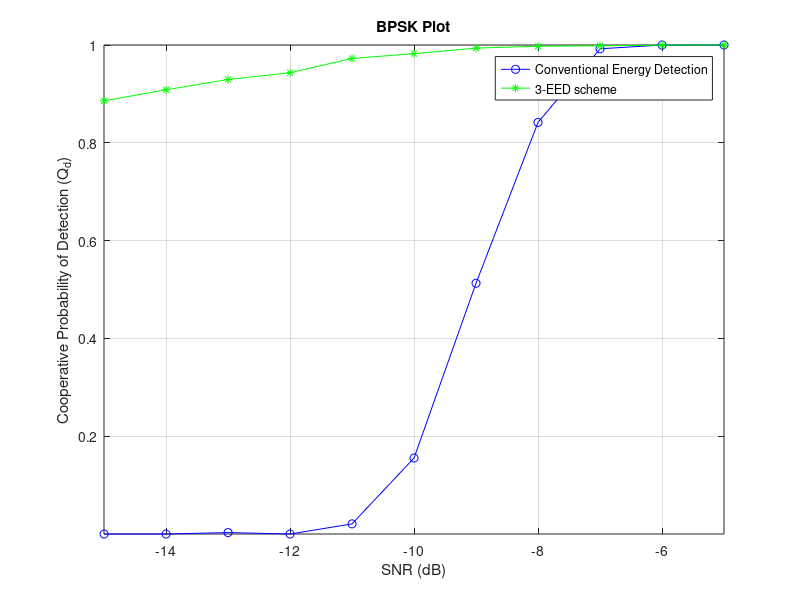
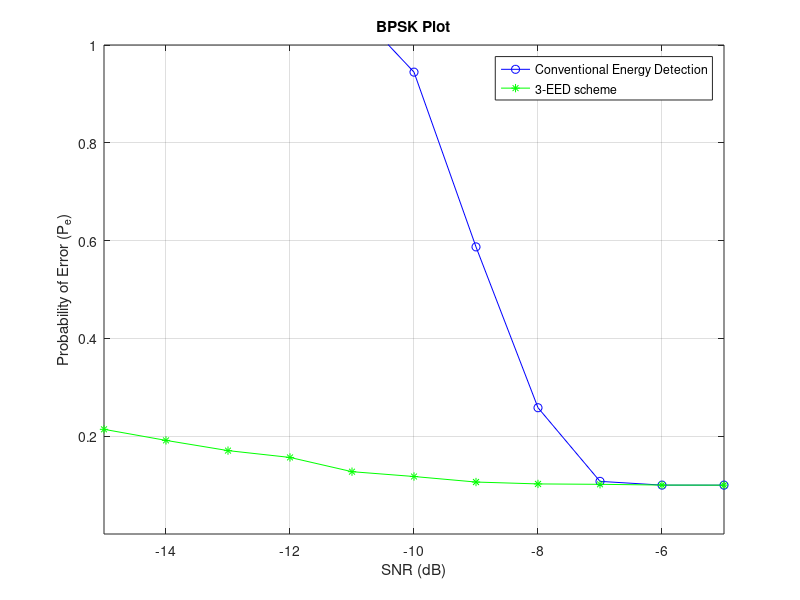

Recreate these plots in MATLAB, in order.
%BPSKg4
clc
clear all
close all

format long

N = 200;  
%snr_dB =-8; %dB
%snr = 10.^(snr_dB./10);
Pf = 0.01:0.01:1;
uc = 0.1;
%% BPSK Signal

L=1500;
data = round(rand(1,L));                               % Data sequence
uni2bip=2*data-1;                                      % Convert unipolar to bipolar
T=1;                                                   % Bit duration
Eb=T/2;                                                % This will result in unit amplitude waveforms
fc=3/T;                                                % Carrier frequency
t=linspace(0,5,1500);                                  % discrete time sequence between 0 and 5*T (15000 samples)
K=length(t);                                           % Number of samples
Nsb=K/length(data);                                    % Number of samples per bit
dd=repmat(data',1,Nsb);                                % replicate each bit Nsb times
bb=repmat(uni2bip',1,Nsb); dw=dd';                     % Transpose the rows and columns
dw=dw(:)'; 

%------ Convert dw to a column vector (colum by column) and convert to a row vector
bw=bb';
bw=bw(:)';                                             % Data sequence samples
w=sqrt(2*Eb/T)*cos(2*pi*fc*t);                         % carrier waveform
bpsk_w=bw.*w;                                          % modulated waveform


 %% Probabilty of double threshold
u=1000; 
Pfa = 0.1;
snr_dB =-15:1:-5; %dB
snr = 10.^(snr_dB./10);
for m=1:5
 for i =1:length(snr)
              Dcv=0;
              Dps0=0;
              Dps1 = 1;
              K = 0;
              W=5-K;
              FC_E=0;
          for j = 1:1000

%      lambda(i)=gammaincinv(1-Pf(i),u)*2; %theshold
%      Pdth(i)=marcumq(sqrt(2*snr),sqrt(lambda(i)),u);

        %-----AWGN noise with mean 0 and variance -----%
         Noise = randn(1,N); 
         vn=var(Noise);
         %-----Real valued Gaussian Primary User Signal------% 

         Signal = sqrt(snr(i)).*bpsk_w(1:200);
         vs=var(Signal);

         Recv_Sig = Signal + Noise; % Received signal at SU 1

         Energy = abs(Recv_Sig).^2; % Energy of received signal over N samples

         %------- Threshold-----------

         Threshold_0(i) = N*vn + qfuncinv(Pfa)*sqrt(2*N*vn^2);
         Threshold_1(i) = (1-uc)*Threshold_0(i);
         Threshold_2(i) = (1+uc)*Threshold_0(i);


         %-----Computation of Test statistic for energy detection-----%
         X(m) =sum(Energy);

         %% ------------------Conventional---------------------
           if X(m) >= Threshold_0(i)
               Dcv = Dcv +1;
           end

        %% Proposed scheme

            if X(m) <= Threshold_1(i)
               FC(m) = 0;
               Dps0 = Dps0 +1 ;
               K=K+1;
               Lf(K)=FC(m);
           elseif  X(m) >= Threshold_2(i) 
              FC(m) = 1;
              Dps1 = Dps1 + 1;
              K=K+1;
              Lf(K)=FC(m);
           else
               FC(m) = X(m);
               FC_E=FC_E+FC(m);
               if W~=0
    X_avg = FC_E/W;
    if (X_avg < Threshold_0(i))
        Lf(K+1) = 0;
    else
        Lf(K+1) = 1;
    end
               end
            end
        end      
     Pdcv(m,i) = Dcv/j;
     Pdps(m,i) = Dps1/j;
     Pfps(m,i) = Dps0/j;
     Pdps(K+1,i) = qfunc((Threshold_0(i) -N*(vn+vs))./(sqrt(2*N*(vn+vs)^2)));
  end

end


for i=1:length(snr)
     PdcvOR(i)=1-prod(1-Pdcv(:,i));
     PdpsOR(i)=1-prod(1-Pdps(:,i));
 end

plot(snr_dB,1-(1-PdcvOR).^3,'b-o',snr_dB,1-(1-PdpsOR).^3,'g-*');
grid on
axis([-15.001,-5,0.0001,1]);
xlabel('SNR (dB)');
ylabel('Cooperative Probability of Detection (Q_d)');
legend('Conventional Energy Detection','3-EED scheme');
title('BPSK Plot')
figure
for i=1:length(snr_dB)
    Pecv(i)=Pfa+1-(1-(1-PdcvOR(i)).^3);
    Peps(i)=Pfa+1-(1-(1-PdpsOR(i)).^3);
end
plot(snr_dB,Pecv,'b-o',snr_dB,Peps,'g-*');
grid on
xlabel('SNR (dB)');
axis([-15,-5,0.0001,1])
ylabel('Probability of Error (P_e)');
legend('Conventional Energy Detection','3-EED scheme');
title('BPSK Plot')